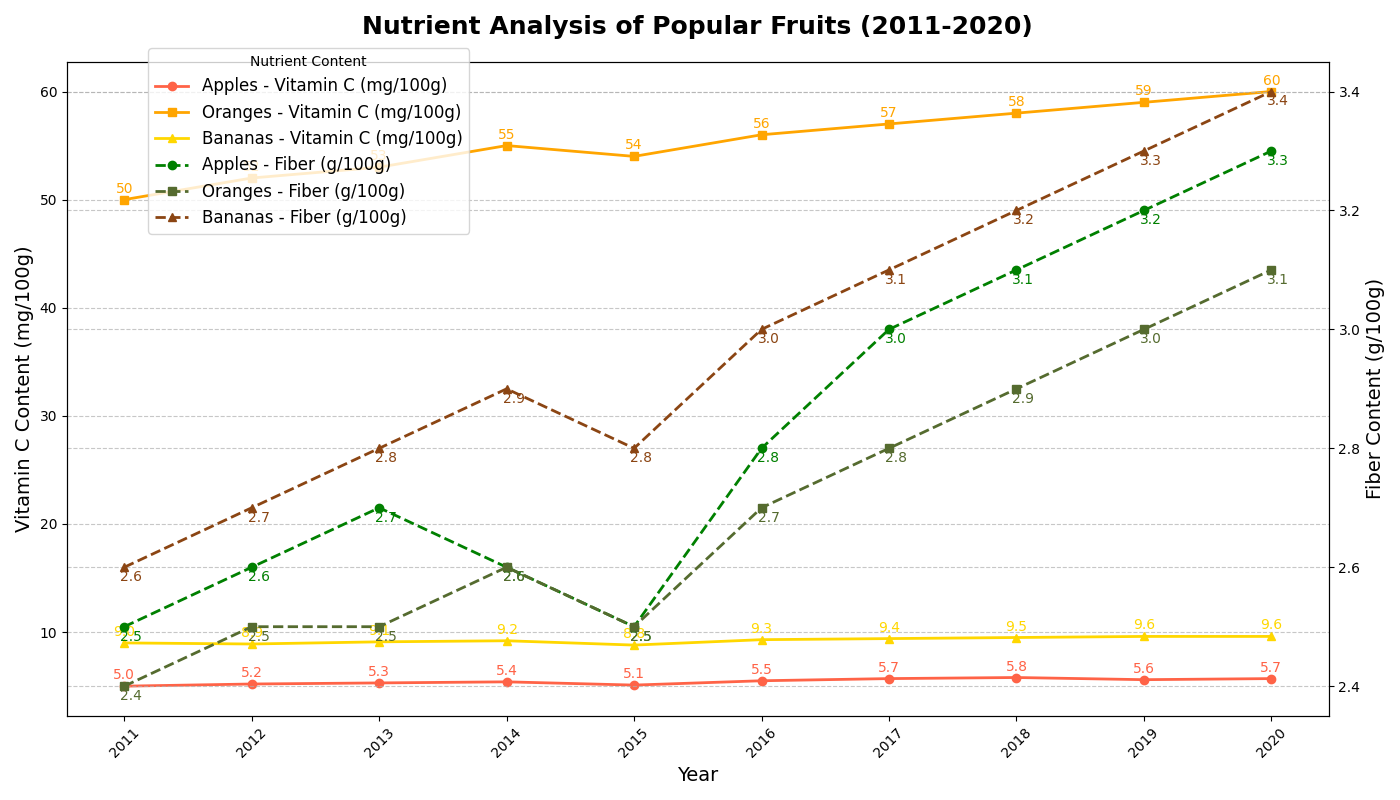

Here is the Python script that generated this plot:
import matplotlib.pyplot as plt
import numpy as np

# Backstory:
# This chart showcases a fictional analysis of the nutrient content in different types of fruits over a decade. 
# The data highlights the Vitamin C and Fiber content in three popular fruits: Apples, Oranges, and Bananas.
# The objective is to analyze how these nutrient levels have varied year-over-year from 2011 to 2020.

# Data preparation
years = np.arange(2011, 2021)
apples_vitamin_c = np.array([5, 5.2, 5.3, 5.4, 5.1, 5.5, 5.7, 5.8, 5.6, 5.7])
apples_fiber = np.array([2.5, 2.6, 2.7, 2.6, 2.5, 2.8, 3.0, 3.1, 3.2, 3.3])
oranges_vitamin_c = np.array([50, 52, 53, 55, 54, 56, 57, 58, 59, 60])
oranges_fiber = np.array([2.4, 2.5, 2.5, 2.6, 2.5, 2.7, 2.8, 2.9, 3.0, 3.1])
bananas_vitamin_c = np.array([9, 8.9, 9.1, 9.2, 8.8, 9.3, 9.4, 9.5, 9.6, 9.6])
bananas_fiber = np.array([2.6, 2.7, 2.8, 2.9, 2.8, 3.0, 3.1, 3.2, 3.3, 3.4])

# Plotting
fig, ax1 = plt.subplots(figsize=(14, 8))

# Plot Vitamin C content
ax1.plot(years, apples_vitamin_c, color='#FF6347', marker='o', linestyle='-', linewidth=2, label='Apples - Vitamin C (mg/100g)')
ax1.plot(years, oranges_vitamin_c, color='#FFA500', marker='s', linestyle='-', linewidth=2, label='Oranges - Vitamin C (mg/100g)')
ax1.plot(years, bananas_vitamin_c, color='#FFD700', marker='^', linestyle='-', linewidth=2, label='Bananas - Vitamin C (mg/100g)')

# Add secondary y-axis for Fiber content
ax2 = ax1.twinx()
ax2.plot(years, apples_fiber, color='#008000', marker='o', linestyle='--', linewidth=2, label='Apples - Fiber (g/100g)')
ax2.plot(years, oranges_fiber, color='#556B2F', marker='s', linestyle='--', linewidth=2, label='Oranges - Fiber (g/100g)')
ax2.plot(years, bananas_fiber, color='#8B4513', marker='^', linestyle='--', linewidth=2, label='Bananas - Fiber (g/100g)')

# Title and labels
ax1.set_title("Nutrient Analysis of Popular Fruits (2011-2020)", fontsize=18, weight='bold', pad=20)
ax1.set_xlabel("Year", fontsize=14)
ax1.set_ylabel("Vitamin C Content (mg/100g)", fontsize=14, color='black')
ax2.set_ylabel("Fiber Content (g/100g)", fontsize=14, color='black')

# Customize ticks
ax1.set_xticks(years)
ax1.set_xticklabels(years, rotation=45)
ax1.yaxis.grid(True, linestyle='--', alpha=0.7)
ax2.yaxis.grid(True, linestyle='--', alpha=0.7)

# Add legend
fig.legend(loc='upper left', bbox_to_anchor=(0.1, 0.95), title='Nutrient Content', fontsize=12)

# Add data labels for Vitamin C content
for i in range(len(years)):
    ax1.annotate(f'{apples_vitamin_c[i]}', (years[i], apples_vitamin_c[i]), textcoords="offset points", xytext=(0, 5), ha='center', fontsize=10, color='#FF6347')
    ax1.annotate(f'{oranges_vitamin_c[i]}', (years[i], oranges_vitamin_c[i]), textcoords="offset points", xytext=(0, 5), ha='center', fontsize=10, color='#FFA500')
    ax1.annotate(f'{bananas_vitamin_c[i]}', (years[i], bananas_vitamin_c[i]), textcoords="offset points", xytext=(0, 5), ha='center', fontsize=10, color='#FFD700')

# Add data labels for Fiber content
for i in range(len(years)):
    ax2.annotate(f'{apples_fiber[i]}', (years[i], apples_fiber[i]), textcoords="offset points", xytext=(5, -10), ha='center', fontsize=10, color='#008000')
    ax2.annotate(f'{oranges_fiber[i]}', (years[i], oranges_fiber[i]), textcoords="offset points", xytext=(5, -10), ha='center', fontsize=10, color='#556B2F')
    ax2.annotate(f'{bananas_fiber[i]}', (years[i], bananas_fiber[i]), textcoords="offset points", xytext=(5, -10), ha='center', fontsize=10, color='#8B4513')

# Ensure the layout is tight
plt.tight_layout()

# Show plot
plt.show()
